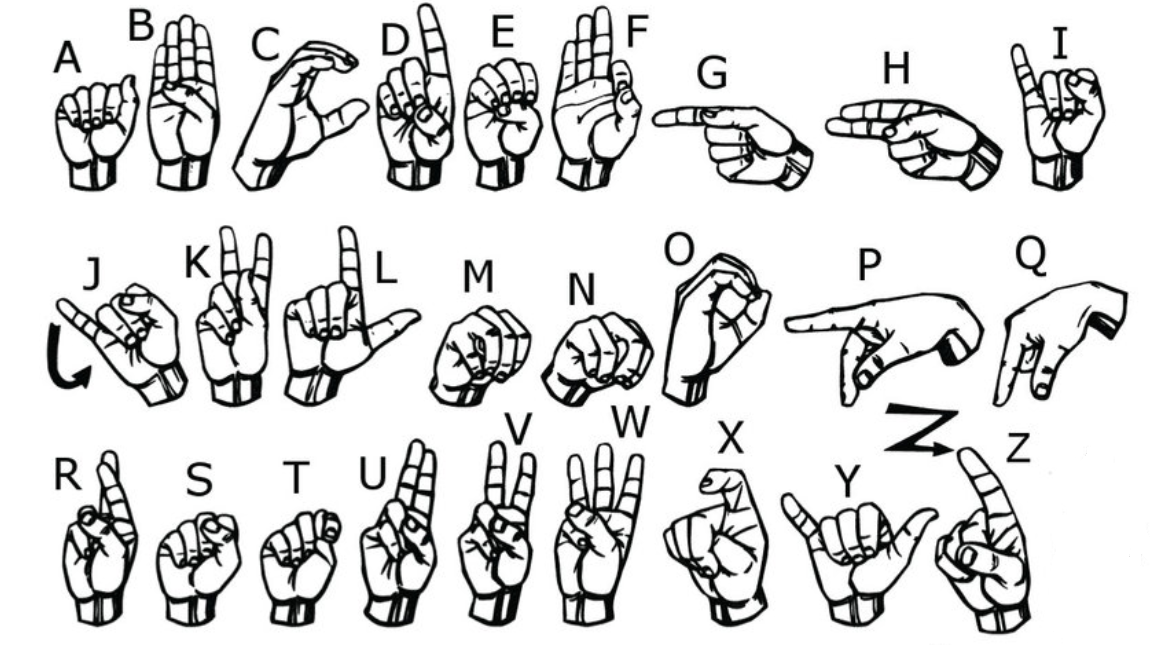
#> input picture assets/ASL.png, 1160 x 645 px, given in place of the camera
$ jupyter execute --allow-errors prepare_data.ipynb   (text cells are left out)
#> lines starting #> are read from the running program, lines starting #| are printed output that depends on the picture; after the words box and inside, x2 and y2 are one past the last pixel; in counts of white or black regions, pixels touching at a corner belong together; pictures that were not available may be replaced by others from this repository, and a replacement may not be noted
[cell 1]
import os
import string

import cv2
import numpy as np

[cell 2]
dataset_path = r'..\\dataset'

TRAIN = 'train'
TEST = 'test'

train_folder = os.path.join(dataset_path, TRAIN)
test_folder = os.path.join(dataset_path, TEST)

[cell 3]
# Create the directory Structure

if not os.path.exists(dataset_path):
    os.makedirs(dataset_path)

if not os.path.exists(train_folder):
    os.makedirs(train_folder)

if not os.path.exists(test_folder):
    os.makedirs(test_folder)

# Create folder  0 (i.e blank)
empty_image_folder = '0'
space_image_folder = 'space'
backspace_image_folder = 'backspace'

#> (the rest of this cell did not finish here and is left out)

[cell 4]
mode = TRAIN
directory = os.path.join(dataset_path, mode) + '/'
min_value = 70

capture = cv2.VideoCapture(0)
interrupt = -1

# Close the video capture by pressing '`'
# Change the mode between Train and Test with '/'
while True:
    _, frame = capture.read()
#> frame is the input picture: shape (645, 1160, 3); mean B, G, R 217.9, 218, 217.8

    # Simulating mirror Image

    frame = cv2.flip(frame, 1)
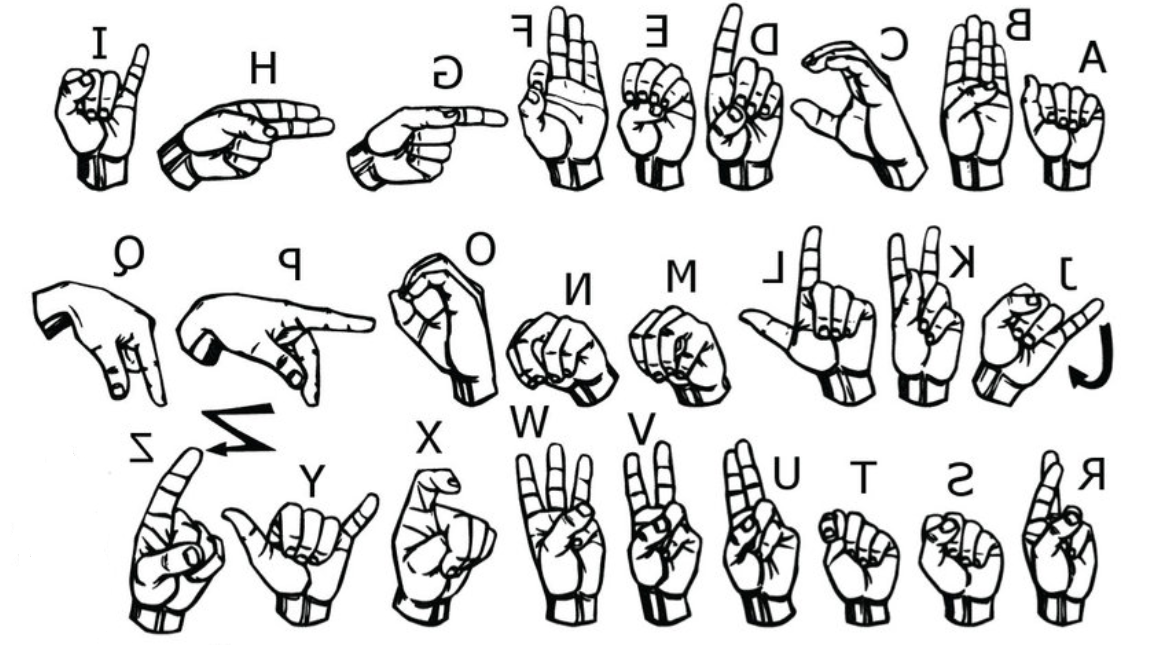
#> frame: shape (645, 1160, 3); mean B, G, R 217.9, 218, 217.8

    # Get count of existing images
    count = {
                'zero': len(os.listdir(directory+"/0")),
                'space': len(os.listdir(directory+"/space")),
                'backspace': len(os.listdir(directory+"/backspace")),

                'a': len(os.listdir(directory+"/A")),
                'b': len(os.listdir(directory+"/B")),
                'c': len(os.listdir(directory+"/C")),
                'd': len(os.listdir(directory+"/D")),
                'e': len(os.listdir(directory+"/E")),
                'f': len(os.listdir(directory+"/F")),
                'g': len(os.listdir(directory+"/G")),
                'h': len(os.listdir(directory+"/H")),
                'i': len(os.listdir(directory+"/I")),
                'j': len(os.listdir(directory+"/J")),
                'k': len(os.listdir(directory+"/K")),
                'l': len(os.listdir(directory+"/L")),
                'm': len(os.listdir(directory+"/M")),
                'n': len(os.listdir(directory+"/N")),
                'o': len(os.listdir(directory+"/O")),
                'p': len(os.listdir(directory+"/P")),
                'q': len(os.listdir(directory+"/Q")),
                'r': len(os.listdir(directory+"/R")),
                's': len(os.listdir(directory+"/S")),
                't': len(os.listdir(directory+"/T")),
                'u': len(os.listdir(directory+"/U")),
                'v': len(os.listdir(directory+"/V")),
                'w': len(os.listdir(directory+"/W")),
                'x': len(os.listdir(directory+"/X")),
                'y': len(os.listdir(directory+"/Y")),
                'z': len(os.listdir(directory+"/Z")),
    }

    # Display the count of each letter on the screen

    x_text = int(0.8 * frame.shape[1])
#> x_text = 928
    x_mode = int(0.6 * frame.shape[1])
#> x_mode = 696
    y_start = 20
    y_step = 13

    for i, letter in enumerate(sorted(count.keys())):
        y_pos = y_start + i * y_step  # Calculate y position dynamically
        text = f"{letter.upper()} : {count[letter]}"
        cv2.putText(frame, text, (x_text, y_pos), cv2.FONT_HERSHEY_PLAIN, 1, (0, 255, 255), 1)
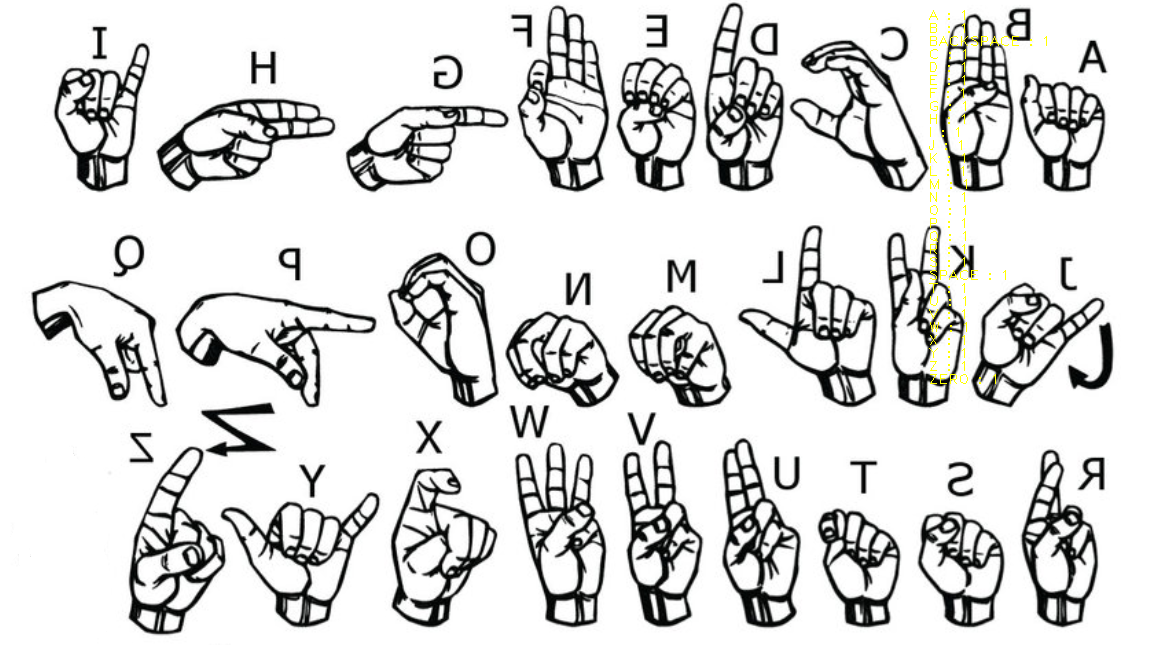
#> frame: shape (645, 1160, 3); 0.21% of pixels changed, all inside (x1, y1, x2, y2) = (929, 10, 1047, 384)

    # Display mode of the folder (train / test)
    cv2.putText(frame, f'Mode: {mode}', (x_mode, y_start), cv2.FONT_HERSHEY_PLAIN, 1, (0, 255, 255), 1)
#> frame: shape (645, 1160, 3); 0.02% of pixels changed, all inside (x1, y1, x2, y2) = (698, 9, 789, 20)

    # Coordinates of the ROI

    x1 = 10
    y1 = 10
    x2 = int(0.5 * frame.shape[1])
#> x2 = 580
    y2 = int(0.5 * frame.shape[1])
#> y2 = 580

    # Draw the ROI box
    cv2.rectangle(frame, (x1-1, y1-1), (x2+1, y2+1), (255, 0, 0), 1)
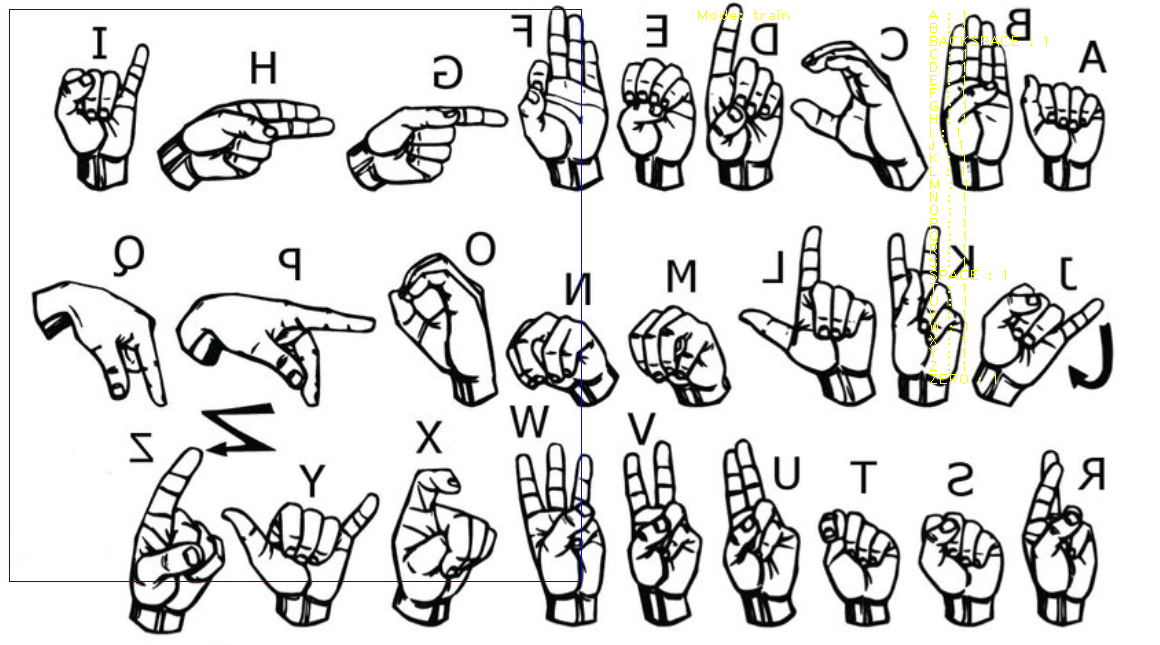
#> frame: shape (645, 1160, 3); mean B, G, R 217.5, 217.4, 217.2

    # Extract the ROI
    region_of_interest = frame[y1:y2, x1:x2]
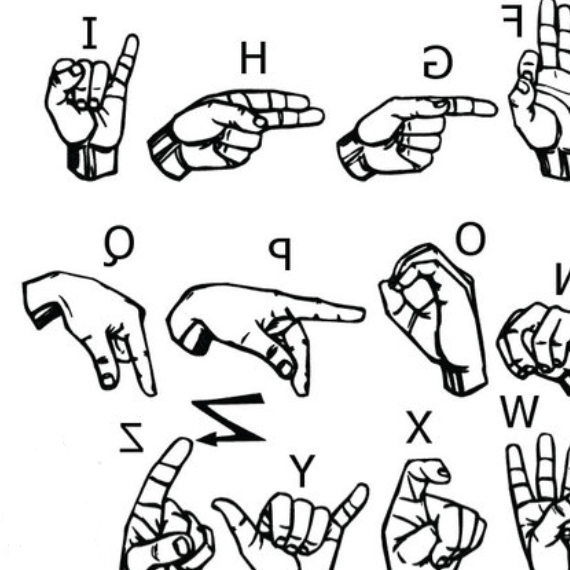
#> region_of_interest: shape (570, 570, 3); mean B, G, R 221.4, 221.5, 221.2

    cv2.imshow("Frame", frame)

    # Image Processing

    # Grayscale Conversion
    gray = cv2.cvtColor(region_of_interest, cv2.COLOR_BGR2GRAY)

    # Gaussian Blur
    blur = cv2.GaussianBlur(gray, (5,5), 2)
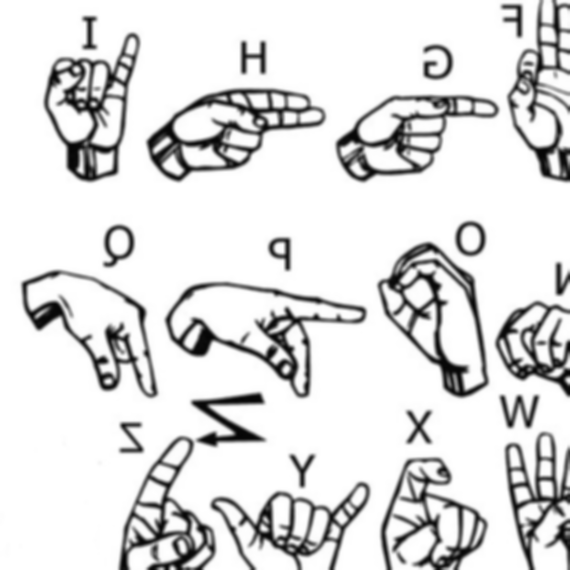
#> blur: shape (570, 570); min 5, max 255, mean 221.4

    # Thresholding
    th3 = cv2.adaptiveThreshold(blur, 255, cv2.ADAPTIVE_THRESH_GAUSSIAN_C, cv2.THRESH_BINARY_INV, 11, 2)
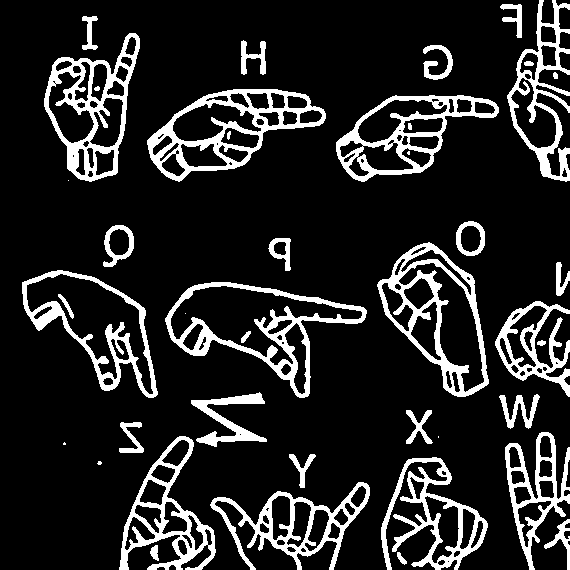
#> th3: shape (570, 570); 14.8% white; 42 white regions (6 under 20 px), largest, box (x1, y1, x2, y2) and area: (147, 89, 326, 182) 4379, (165, 282, 367, 398) 4110, (377, 242, 489, 397) 4093
    ret, processed_image = cv2.threshold(th3, min_value, 255, cv2.THRESH_BINARY_INV + cv2.THRESH_OTSU)
#> ret = 0

    # Resizing and Displaying proccessed image

    processed_image = cv2.resize(processed_image, (300,300))
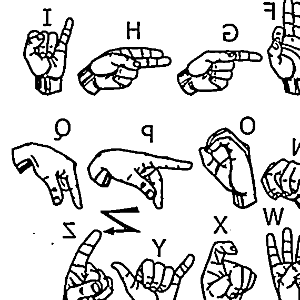
#> processed_image: shape (300, 300); min 0, max 255, mean 217.2
    cv2.imshow('Processed Image', processed_image)

    interrupt = cv2.waitKey(10)
#> (key e is pressed here)
    if interrupt & 0xFF == ord('`'):
        # escape key
        break
    if interrupt & 0xFF == ord('/'):
        # change mode
        mode = TRAIN if mode == TEST else TEST
        directory = os.path.join(dataset_path, mode) + '/'
    if interrupt & 0xFF == ord('0'):
        cv2.imwrite(directory+'0/'+str(count['zero'])+'.jpg', processed_image)

    if interrupt & 0xFF == 32: # Space ASCII code
        cv2.imwrite(directory+'space/'+str(count['space'])+'.jpg', processed_image)

    if interrupt & 0xFF == 8: # Backspace ASCII code
        cv2.imwrite(directory+'backspace/'+str(count['backspace'])+'.jpg', processed_image)

    if interrupt & 0xFF == ord('a'):
        cv2.imwrite(directory+'A/'+str(count['a'])+'.jpg', processed_image)

    if interrupt & 0xFF == ord('b'):
        cv2.imwrite(directory+'B/'+str(count['b'])+'.jpg', processed_image)

    if interrupt & 0xFF == ord('c'):
        cv2.imwrite(directory+'C/'+str(count['c'])+'.jpg', processed_image)

    if interrupt & 0xFF == ord('d'):
        cv2.imwrite(directory+'D/'+str(count['d'])+'.jpg', processed_image)

    if interrupt & 0xFF == ord('e'):
        cv2.imwrite(directory+'E/'+str(count['e'])+'.jpg', processed_image)

    if interrupt & 0xFF == ord('f'):
        cv2.imwrite(directory+'F/'+str(count['f'])+'.jpg', processed_image)

    if interrupt & 0xFF == ord('g'):
        cv2.imwrite(directory+'G/'+str(count['g'])+'.jpg', processed_image)

    if interrupt & 0xFF == ord('h'):
        cv2.imwrite(directory+'H/'+str(count['h'])+'.jpg', processed_image)

    if interrupt & 0xFF == ord('i'):
        cv2.imwrite(directory+'I/'+str(count['i'])+'.jpg', processed_image)

    if interrupt & 0xFF == ord('j'):
        cv2.imwrite(directory+'J/'+str(count['j'])+'.jpg', processed_image)

    if interrupt & 0xFF == ord('k'):
        cv2.imwrite(directory+'K/'+str(count['k'])+'.jpg', processed_image)

    if interrupt & 0xFF == ord('l'):
        cv2.imwrite(directory+'L/'+str(count['l'])+'.jpg', processed_image)

    if interrupt & 0xFF == ord('m'):
        cv2.imwrite(directory+'M/'+str(count['m'])+'.jpg', processed_image)

    if interrupt & 0xFF == ord('n'):
        cv2.imwrite(directory+'N/'+str(count['n'])+'.jpg', processed_image)

    if interrupt & 0xFF == ord('o'):
        cv2.imwrite(directory+'O/'+str(count['o'])+'.jpg', processed_image)

    if interrupt & 0xFF == ord('p'):
        cv2.imwrite(directory+'P/'+str(count['p'])+'.jpg', processed_image)

    if interrupt & 0xFF == ord('q'):
        cv2.imwrite(directory+'Q/'+str(count['q'])+'.jpg', processed_image)

    if interrupt & 0xFF == ord('r'):
        cv2.imwrite(directory+'R/'+str(count['r'])+'.jpg', processed_image)

    if interrupt & 0xFF == ord('s'):
        cv2.imwrite(directory+'S/'+str(count['s'])+'.jpg', processed_image)

    if interrupt & 0xFF == ord('t'):
        cv2.imwrite(directory+'T/'+str(count['t'])+'.jpg', processed_image)

    if interrupt & 0xFF == ord('u'):
        cv2.imwrite(directory+'U/'+str(count['u'])+'.jpg', processed_image)

    if interrupt & 0xFF == ord('v'):
        cv2.imwrite(directory+'V/'+str(count['v'])+'.jpg', processed_image)

    if interrupt & 0xFF == ord('w'):
        cv2.imwrite(directory+'W/'+str(count['w'])+'.jpg', processed_image)

    if interrupt & 0xFF == ord('x'):
        cv2.imwrite(directory+'X/'+str(count['x'])+'.jpg', processed_image)

    if interrupt & 0xFF == ord('y'):
        cv2.imwrite(directory+'Y/'+str(count['y'])+'.jpg', processed_image)

    if interrupt & 0xFF == ord('z'):
        cv2.imwrite(directory+'Z/'+str(count['z'])+'.jpg', processed_image)

capture.release()
cv2.destroyAllWindows()
